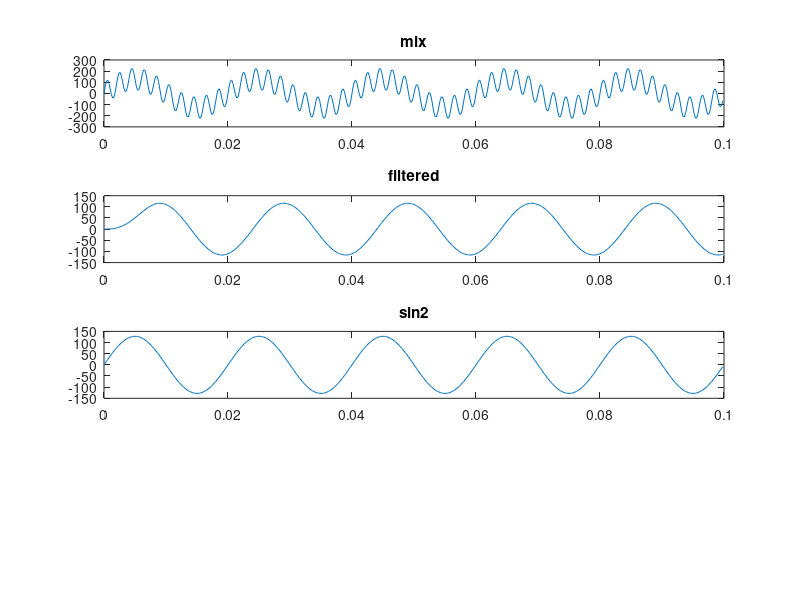

This chart was generated by the following MATLAB code:
clc;
clear;
Fs = 5000; % 采样率（以Hz为单位）
duration = 0.1; % 信号时长（以秒为单位）
t = (0:1/Fs:duration-1/Fs); % 时间向量
freq_1 = 500;freq_2 = 50;% 频率
sin1 = 100*sin(2*pi*freq_1*t);
sin2 = 128*sin(2*pi*freq_2*t);
mixed_signal = sin1 + sin2;% 混合

file_id1 = fopen("data.txt","w");
fprintf(file_id1, '%d\n', floor(mixed_signal'));
fclose(file_id1);

% 设计FIR滤波器
order = 40; % 滤波器阶数
cutoff_freq = 100; % 截止频率（以Hz为单位）
normalized_cutoff = cutoff_freq / (Fs/2); % 归一化的截止频率
b = fir1(order, normalized_cutoff, 'low'); % 设计低通滤波器系数

% 对混合信号进行滤波
filtered_signal = filter(b, 1, mixed_signal); % 应用滤波器

subplot(4,1,1);
plot(t,mixed_signal);
title("mix");

subplot(4,1,2);
plot(t,filtered_signal);
title("filtered");

subplot(4,1,3);
plot(t,sin2);
title("sin2");


